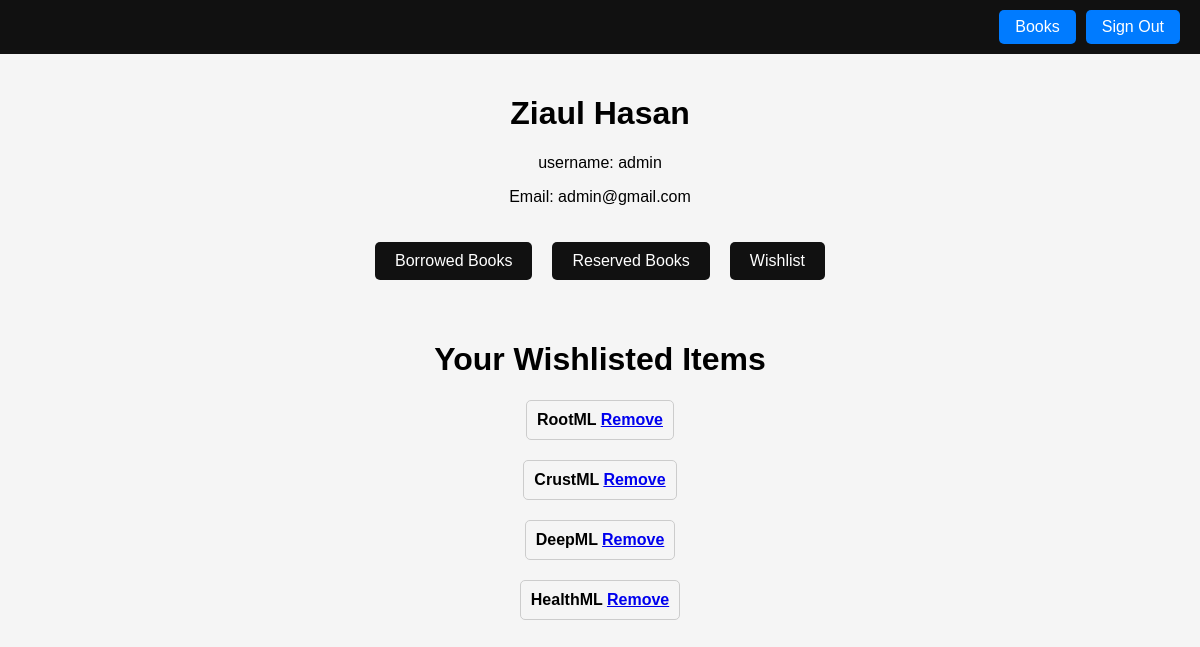
The page /wishlist (signed in) on the database its author committed.
### library/models.py (models this page shows, shortened)
class Wishlist(models.Model):
    book = models.ForeignKey(Book, on_delete=models.CASCADE)
    user = models.ForeignKey(User, on_delete=models.CASCADE)
    borrow_date = models.DateField()

class Book(models.Model):
    title = models.CharField(max_length=200)
    author = models.CharField(max_length=100)
    ISBN = models.CharField(max_length=13, unique=True)
    publication_date = models.DateField()
    genre = models.CharField(max_length=100)
    availability_status = models.BooleanField(default=True)
    num_books_available = models.PositiveIntegerField(default=1)

### library/views.py (the view)
# urls.py: path('wishlist', views.wishlist, name='wishlist'),
def wishlist(request):
    if not request.user.is_authenticated:
        return HttpResponseRedirect(reverse("signup"))
    user = request.user  # Get the currently logged-in user
    wished_items = Wishlist.objects.filter(user=user)
    context = {
        'wished_items': wished_items
    }
    return render(request, 'library/8wishlist.html', context)

### library/templates/library/8wishlist.html
{% extends 'library/4profile.html' %}
{% block div %}
<h1>Your Wishlisted Items</h1>
{% for item in wished_items %}
    <div class="borrowed-item">
        <div class="book-title">{{ item.book.title }} <a href="{% url 'remove_wish' item.id %}">Remove</a></div>
    </div>
{% empty %}
    <p>You haven't wish any item.</p>
{% endfor %}
{% endblock %}

### library/templates/library/4profile.html (shortened to what this page needs)
<!DOCTYPE html>
<html lang="en">
<head>
</head>
<body>
    <div class="navbar">
        <a href="books" class="navbar-button">Books</a>
        <a href="signout" class="navbar-button">Sign Out</a>
    </div>
    <div class="content-container">
        <div class="user-info">
            <h1>{{user.first_name}} {{user.last_name}}</h1>
            <p>username: {{user.username}}</p>
            <p>Email: {{user.email}}</p>
        </div>
        <div class="button-row">
            <a href="borrowed" class="button">Borrowed Books</a>
            <a href="reserved" class="button">Reserved Books</a>
            <a href ="wishlist" class="button">Wishlist</a>
        </div>
    </div>
    <div class="content-container">
        {% block div %}
        {% endblock %}
    </div>
</body>
</html>

### library/templates/library/4profile.html (style rules this page uses)
body { background-color: #f5f5f5; margin: 0; padding: 0; font-family: Arial, sans-serif; }
.navbar { background-color: #111; padding: 10px 20px; color: #fff; display: flex; justify-content: flex-end; align-items: center; }
.navbar-button { background-color: #007BFF; color: #fff; border: none; padding: 8px 16px; margin-left: 10px; border-radius: 5px; cursor: pointer; text-decoration: none; }
.content-container { display: flex; flex-direction: column; justify-content: flex-start; align-items: center; padding: 20px; }
.user-info { text-align: center; margin-bottom: 20px; }
.button-row { display: flex; justify-content: center; }
.button { background-color: #111; color: #fff; border: none; padding: 10px 20px; margin: 0 10px; border-radius: 5px; cursor: pointer; text-decoration: none; }
.borrowed-item { margin-bottom: 20px; padding: 10px; border: 1px solid #ccc; border-radius: 5px; }
.book-title { font-weight: bold; }

### rows shown on the page
Wishlist: book "RootML"
Wishlist: book "CrustML"
Wishlist: book "DeepML"
Wishlist: book "HealthML"

### other values the page prints
{{ user.first_name }} "Ziaul"
{{ user.last_name }} "Hasan"
{{ user.username }} "admin"
{{ user.email }} "admin@gmail.com"
